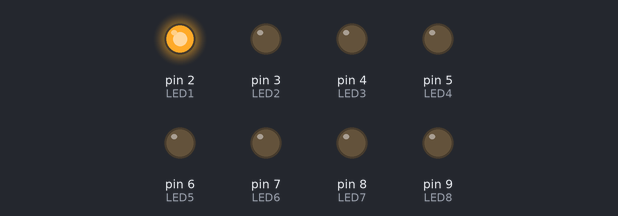
Bench run of a sketch on a simulated Arduino Uno, built with avr-gcc and run on an emulated ATmega328P. Shown: output pins drawn as LEDs (lit = HIGH).

Above: at 0.3 s.
At 7.1 s:
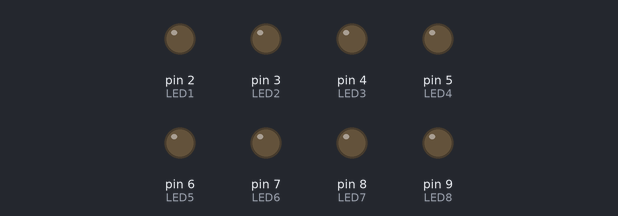
At 9.7 s:
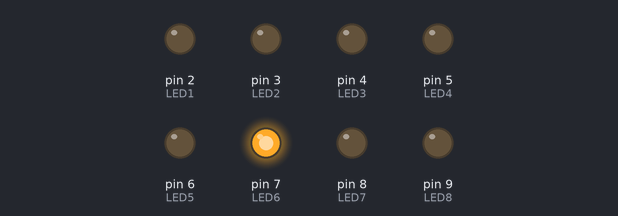
At 11.7 s:
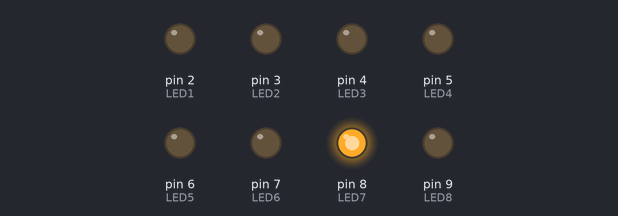
At 13.3 s:
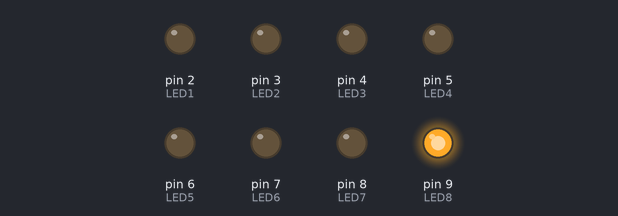
At 16.9 s:
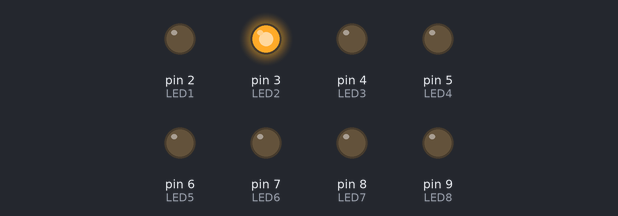
Timing chart, 0 to 19.0 s (numbered marks = the images above):
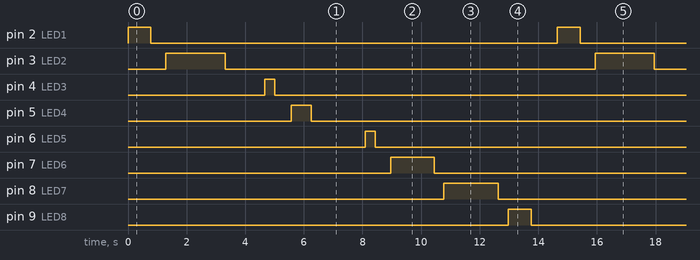

The sketch:

Blinks_8_LEDs.ino
```cpp
int LED1 = 2; //set LED1 to pin 2
int LED2 = 3; //set LED2 to pin 3
int LED3 = 4; //set LED3 to pin 4
int LED4 = 5; //set LED4 to pin 5
int LED5 = 6; //set LED5 to pin 6
int LED6 = 7; //set LED6 to pin 7
int LED7 = 8; //set LED7 to pin 8
int LED8 = 9; //set LED8 to pin 9


void setup() {
  // initialize digital pin as an output.
  pinMode(LED1, OUTPUT); //initialize LED1 as output
  pinMode(LED2, OUTPUT); //initialize LED2 as output
  pinMode(LED3, OUTPUT); //initialize LED3 as output
  pinMode(LED4, OUTPUT); //initialize LED4 as output
  pinMode(LED5, OUTPUT); //initialize LED5 as output
  pinMode(LED6, OUTPUT); //initialize LED6 as output
  pinMode(LED7, OUTPUT); //initialize LED7 as output
  pinMode(LED8, OUTPUT); //initialize LED8 as output

}

// the loop function runs over and over again forever
void loop()
{
   Blink1();
   Blink2();
   Blink3();
   Blink4();
   Blink5();
   Blink6();
   Blink7();
   Blink8();

}
void Blink1()
{
  digitalWrite(LED1, HIGH);   // turn the LED on (HIGH is the voltage level)
  delay(781);
  digitalWrite(LED1, LOW);    // turn the LED off by making the voltage LOW
  delay(515);
}
void Blink2()
{
  digitalWrite(LED2, HIGH);   // turn the LED on (HIGH is the voltage level)
  delay(2014);
  digitalWrite(LED2, LOW);    // turn the LED off by making the voltage LOW
  delay(1348);
}
void Blink3()
{
  digitalWrite(LED3, HIGH);   // turn the LED on (HIGH is the voltage level)
  delay(343);
  digitalWrite(LED3, LOW);    // turn the LED off by making the voltage LOW
  delay(573);
}
void Blink4()
{
  digitalWrite(LED4, HIGH);   // turn the LED on (HIGH is the voltage level)
  delay(678);
  digitalWrite(LED4, LOW);    // turn the LED off by making the voltage LOW
  delay(1839);
}
void Blink5()
{
  digitalWrite(LED5, HIGH);   // turn the LED on (HIGH is the voltage level)
  delay(342);
  digitalWrite(LED5, LOW);    // turn the LED off by making the voltage LOW
  delay(534);
}
void Blink6()
{
  digitalWrite(LED6, HIGH);   // turn the LED on (HIGH is the voltage level)
  delay(1478);
  digitalWrite(LED6, LOW);    // turn the LED off by making the voltage LOW
  delay(326);
}
void Blink7()
{
  digitalWrite(LED7, HIGH);   // turn the LED on (HIGH is the voltage level)
  delay(1859);
  digitalWrite(LED7, LOW);    // turn the LED off by making the voltage LOW
  delay(351);
}
void Blink8()
{
  digitalWrite(LED8, HIGH);   // turn the LED on (HIGH is the voltage level)
  delay(777);
  digitalWrite(LED8, LOW);    // turn the LED off by making the voltage LOW
  delay(888);
}
```

Measured:
- by itself, pin 2 (LED1), pin 9 (LED8): alternates HIGH for 0.78 s and LOW for 13.9 s
- by itself, pin 3 (LED2): alternates HIGH for 2.0 s and LOW for 12.6 s
- by itself, pin 4 (LED3), pin 6 (LED5): alternates HIGH for 0.34 s and LOW for 14.3 s
- by itself, pin 5 (LED4): alternates HIGH for 0.68 s and LOW for 14.0 s
- by itself, pin 7 (LED6): alternates HIGH for 1.5 s and LOW for 13.2 s
- by itself, pin 8 (LED7): alternates HIGH for 1.9 s and LOW for 12.8 s
